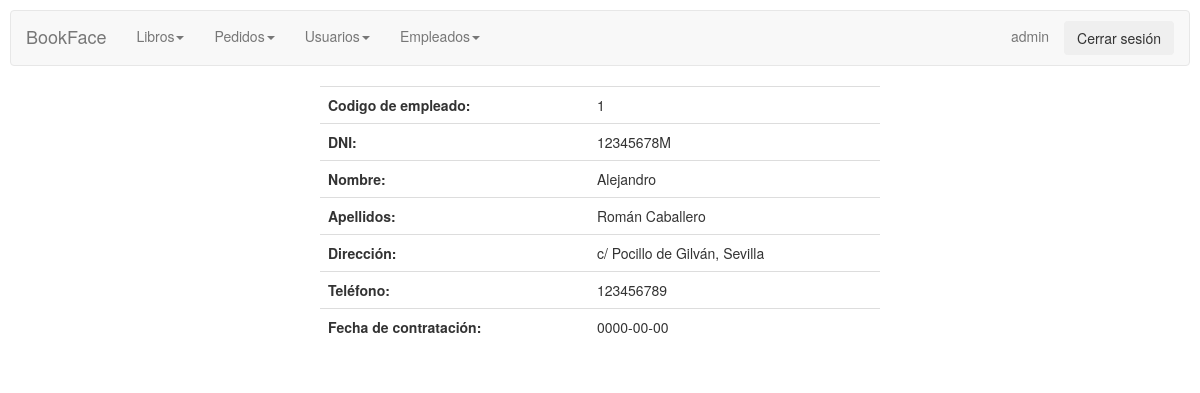
The app's page /empleadosadmin/empleado.php?cod=1 (signed in), older data.
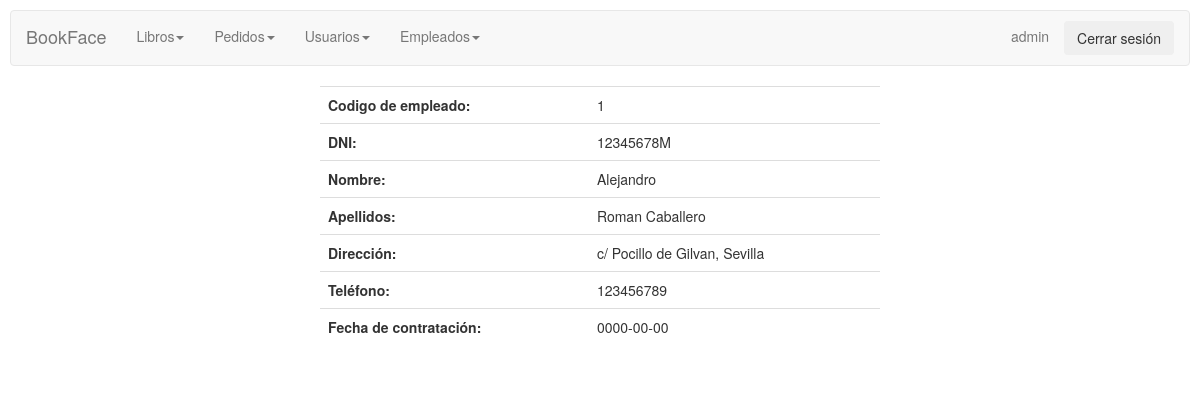
The same page, newer data.
### tables this page shows
CREATE TABLE `empleados` (
  `codempleado` int(11) NOT NULL AUTO_INCREMENT,
  `dni` char(9) NOT NULL,
  `nombre` varchar(45) NOT NULL,
  `apellidos` varchar(45) NOT NULL,
  `direccion` varchar(255) DEFAULT NULL,
  `telefono` char(9) DEFAULT NULL,
  `fechacontratacion` date DEFAULT NULL,
  PRIMARY KEY (`codempleado`)
);

### empleadosadmin/empleado.php (the view, shortened to what this page needs)
<!DOCTYPE html>
<html>
<head>
    <link rel="stylesheet" href="../CSS/styles.css">
    <link rel="stylesheet" href="../CSS/menuadmin.css">
</head>
<body>
<?php
if (isset($_SESSION["user"]) && $_SESSION["user"]=="admin") {
?>
    <div class="row">
        <div>
        <?php include_once "../controladmin/menuadmin.php"?>
        </div>
    </div>
    <div class="row">
    <div class="col-md-3"></div>
    <div class="col-md-6" style="background-color: white; border-radius:10px; ">
    <?php
$connection = new mysqli("localhost", "root", "123456", "proyecto");
$connection->set_charset("utf8");
if ($result = $connection->query("select * from empleados where codempleado='$_GET[cod]'")) {
?>
<?php
   $obj = $result->fetch_object();
        echo "<table class='table custab'";
        echo "<tr><td><b>Codigo de empleado: </b></td><td>$obj->codempleado</td></tr>";
        echo "<tr><td><b>DNI: </b></td><td>$obj->dni</td></tr>";
        echo "<tr><td><b>Nombre: </b></td><td>$obj->nombre</td></tr>";
        echo "<tr><td><b>Apellidos: </b></td><td>$obj->apellidos</td></tr>";
        echo "<tr><td><b>Dirección: </b></td><td>$obj->direccion</td></tr>";
        echo "<tr><td><b>Teléfono: </b></td><td>$obj->telefono</td></tr>";
        echo "<tr><td><b>Fecha de contratación: </b></td><td>$obj->fechacontratacion</td></tr>";
        echo "</table>";
}
} else {
    session_destroy();
    header("Location: ../login.php");
  }
?>
</div>
<div class="col-md-3"></div>
</div>
</body>
</html>

Row changes from the older to the newer data that the page shows:
changed empleados "Alejandro": apellidos "Román Caballero" → "Roman Caballero"; direccion "c/ Pocillo de Gilván, Sevilla" → "c/ Pocillo de Gilvan, Sevilla"
